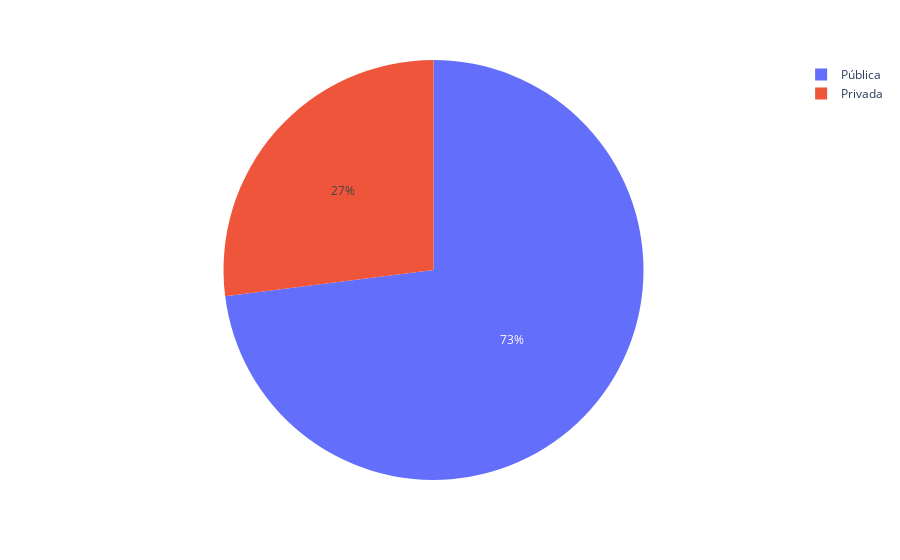

The notebook cell saved with this chart:
### Code cell
px.pie(universidades,'tipo de instituição')

### Figure 1 — Plotly figure (JSON) as saved in the notebook; plotly's stock layout.template omitted (floating-point values rounded to 4 significant figures)
{"data": [{"domain": {"x": [0, 1], "y": [0, 1]}, "hovertemplate": "tipo de instituição=%{label}<extra></extra>", "labels": ["Privada", "Privada", "Pública", "Privada", "Pública", "Privada", "Pública", "Privada", "Privada", "Privada", "Privada", "Pública", "Pública", "Privada", "Pública", "Pública", "Privada", "Privada", "Pública", "Pública", "Pública", "Privada", "Pública", "Pública", "Pública", "Privada", "Pública", "Pública", "Privada", "Pública", "Pública", "Pública", "Pública", "Privada", "Pública", "Privada", "Pública", "Pública", "Pública", "Pública", "Pública", "Pública", "Pública", "Pública", "Pública", "Pública", "Pública", "Pública", "Pública", "Pública", "Pública", "Privada", "Pública", "Privada", "Pública", "Pública", "Pública", "Pública", "Pública", "Pública", "Pública", "Pública", "Pública", "Pública", "Pública", "Pública", "Pública", "Pública", "Pública", "Pública", "Privada", "Pública", "Privada", "Privada", "Pública", "Pública", "Privada", "Privada", "Pública", "Privada", "Privada", "Pública", "Pública", "Pública", "Pública", "Pública", "Pública", "Pública", "Pública", "Privada", "Pública", "Privada", "Pública", "Pública", "Pública", "Pública", "Pública", "Pública", "Pública", "Pública"], "legendgroup": "", "name": "", "showlegend": true, "type": "pie"}], "layout": {"legend": {"tracegroupgap": 0}, "margin": {"t": 60}}}
